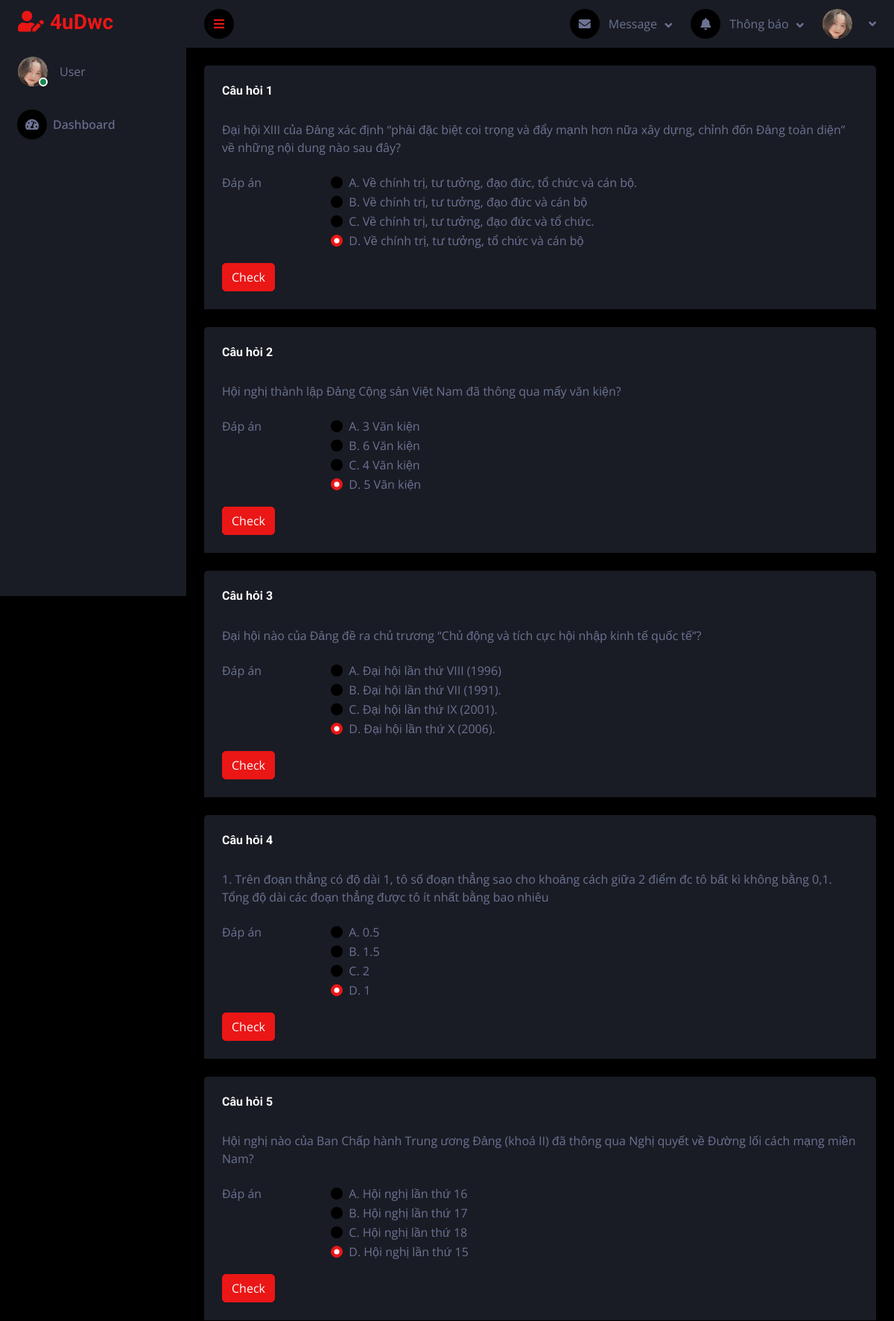
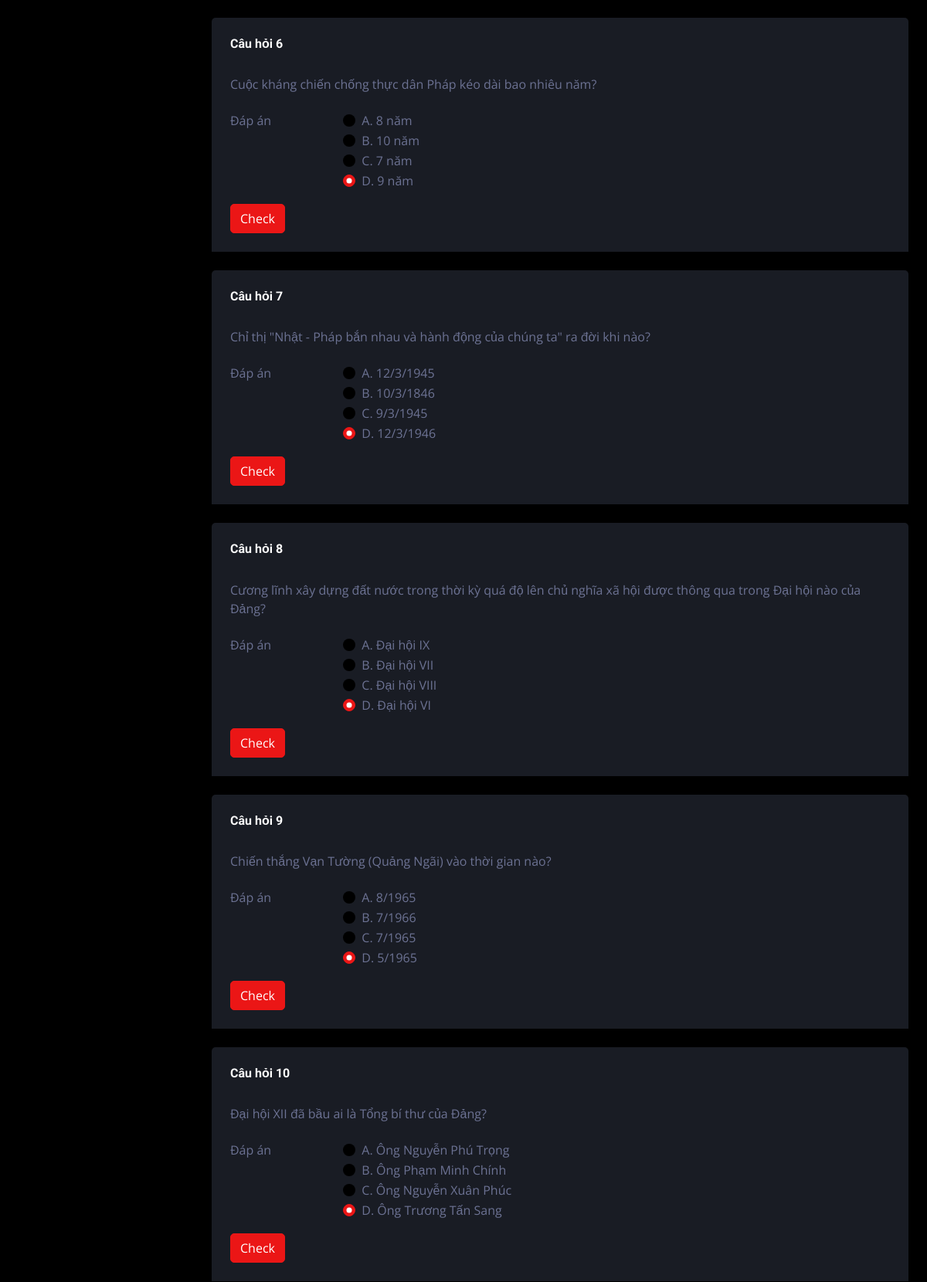
Screenshot of /kiemtra.php?mamon=LSD (signed in, upper part) with the database file from the repository (2 pictures, top to bottom).
### tables this page shows
CREATE TABLE `cauhoi` (
  `ID` int(11) NOT NULL,
  `mamon` varchar(255) NOT NULL,
  `cauhoi` text NOT NULL,
  `dapan1` text NOT NULL,
  `dapan2` text NOT NULL,
  `dapan3` text NOT NULL,
  `dapan4` text NOT NULL,
  `dapandung` varchar(255) NOT NULL
);

### src/kiemtra.php (the view, shortened to what this page needs)
<?php
    include 'toTrinh.php';
    $mamon = $_GET['mamon'];
?>
<!DOCTYPE html>
<html lang="en">
<head>
    <link href="https://cdnjs.cloudflare.com/ajax/libs/font-awesome/5.10.0/css/all.min.css" rel="stylesheet">
    <link href="https://cdn.jsdelivr.net/npm/bootstrap-icons@1.4.1/font/bootstrap-icons.css" rel="stylesheet">
    <link href="lib/owlcarousel/assets/owl.carousel.min.css" rel="stylesheet">
    <link href="lib/tempusdominus/css/tempusdominus-bootstrap-4.min.css" rel="stylesheet" />
    <link href="css/bootstrap.min.css" rel="stylesheet">
    <link href="css/style.css" rel="stylesheet">
</head>
<body>
    <div class="container-fluid position-relative d-flex p-0">
        <?php include 'left.php'; ?>
        <?php include 'top.php'; ?>
            <?php
                $sql = "SELECT * FROM cauhoi WHERE mamon = '$mamon' ORDER BY RAND() LIMIT 50";
                $result = mysqli_query($connect, $sql);
                $cau = 1;
            ?>
            <?php foreach($result as $each): ?>
            <div class="container-fluid pt-4 px-4" id="cau<?php echo $cau ?>">
                <div class="bg-secondary rounded-top p-4">
                    <div class="row">
                        <h6 class="mb-4">Câu hỏi <?php echo $cau ?></h6>
                            <div action="ontap.php?mamon=<?php echo $mamon ?>" method="POST">
                                <?php
                                    $dapan1 = $each['dapan1'];
                                    $dapan2 = $each['dapan2'];
                                    $dapan3 = $each['dapan3'];
                                    $dapan4 = $each['dapan4'];
                                    $dap_an = [$dapan1, $dapan2, $dapan3, $dapan4];
                                    shuffle($dap_an);
                                ?>
                                <div class="row mb-3">
                                    <label for="inputEmail3" class="col-sm-12 col-form-label"><?php echo $each['cauhoi'] ?></label>
                                </div>
                                <fieldset class="row mb-3">
                                    <legend class="col-form-label col-sm-2 pt-0">Đáp án</legend>
                                    <div class="col-sm-10">
                                        <?php
                                            $duc = 'A';
                                            foreach ($dap_an as $key):
                                        ?>
                                        <div class="form-check">
                                            <input class="form-check-input" type="radio" name="dapan<?php echo $cau ?>"
                                                id="gridRadios1" value="<?php echo $duc ?>" checked>
                                            <label class="form-check-label" for="gridRadios2">
                                                <?php echo $duc ?>. <?php echo $key ?>
                                            </label>
                                        </div>
                                        <?php
                                            $duc++;
                                            endforeach;
                                        ?>
                                    </div>
                                </fieldset>
                                <button id="submit<?php echo $cau ?>" class="btn btn-primary" name="submit">Check</button>
                            </div>
                    </div>
                </div>
            </div>
            <?php $cau++ ?>
        <?php endforeach ?>
        </div>
    </div>
</body>
</html>

### src/css/style.css (style rules this page uses)
:root { --primary: #EB1616; --secondary: #191C24; --light: #6C7293; --dark: #000000; }
.btn { transition: .5s; }

### rows the page displays
cauhoi: cauhoi "Đại hội XIII của Đảng xác định “phải đặc biệt coi trọng và đẩy mạnh hơn nữa xây dựng, chỉnh đốn Đảng toàn diện” về những nội dung nào sau đây?", dapan1 "Về chính trị, tư tưởng, đạo đức, tổ chức và cán bộ.", dapan3 "Về chính trị, tư tưởng, đạo đức và cán bộ", dapan2 "Về chính trị, tư tưởng, đạo đức và tổ chức.", dapan4 "Về chính trị, tư tưởng, tổ chức và cán bộ"
cauhoi: cauhoi "Hội nghị thành lập Đảng Cộng sản Việt Nam đã thông qua mấy văn kiện?", dapan1 "3 Văn kiện", dapan4 "6 Văn kiện", dapan2 "4 Văn kiện", dapan3 "5 Văn kiện"
cauhoi: cauhoi "Đại hội nào của Đảng đề ra chủ trương “Chủ động và tích cực hội nhập kinh tế quốc tế”?", dapan2 "Đại hội lần thứ VIII (1996)", dapan1 "Đại hội lần thứ VII (1991).", dapan3 "Đại hội lần thứ IX (2001).", dapan4 "Đại hội lần thứ X (2006)."
cauhoi: cauhoi "1. Trên đoạn thẳng có độ dài 1, tô số đoạn thẳng sao cho khoảng cách giữa 2 điểm đc tô bất kì không bằng 0,1. Tổng độ dài các đoạn thẳng được tô ít nhất bằng bao nhiêu", dapan1 "0.5", dapan3 "1.5", dapan4 "2", dapan2 "1"
cauhoi: cauhoi "Hội nghị nào của Ban Chấp hành Trung ương Đảng (khoá II) đã thông qua Nghị quyết về Đường lối cách mạng miền Nam?", dapan2 "Hội nghị lần thứ 16", dapan3 "Hội nghị lần thứ 17", dapan4 "Hội nghị lần thứ 18", dapan1 "Hội nghị lần thứ 15"
cauhoi: cauhoi "Cuộc kháng chiến chống thực dân Pháp kéo dài bao nhiêu năm?", dapan2 "8 năm", dapan4 "10 năm", dapan1 "7 năm", dapan3 "9 năm"
cauhoi: cauhoi "Chỉ thị \"Nhật - Pháp bắn nhau và hành động của chúng ta\" ra đời khi nào?", dapan2 "12/3/1945", dapan3 "10/3/1846", dapan1 "9/3/1945", dapan4 "12/3/1946"
cauhoi: cauhoi "Cương lĩnh xây dựng đất nước trong thời kỳ quá độ lên chủ nghĩa xã hội được thông qua trong Đại hội nào của Đảng?", dapan4 "Đại hội IX", dapan2 "Đại hội VII", dapan3 "Đại hội VIII", dapan1 "Đại hội VI"
cauhoi: cauhoi "Chiến thắng Vạn Tường (Quảng Ngãi) vào thời gian nào?", dapan4 "8/1965", dapan2 "7/1966", dapan3 "7/1965", dapan1 "5/1965"
cauhoi: cauhoi "Đại hội XII đã bầu ai là Tổng bí thư của Đảng?", dapan2 "Ông Nguyễn Phú Trọng", dapan3 "Ông Phạm Minh Chính", dapan1 "Ông Nguyễn Xuân Phúc", dapan4 "Ông Trương Tấn Sang"
